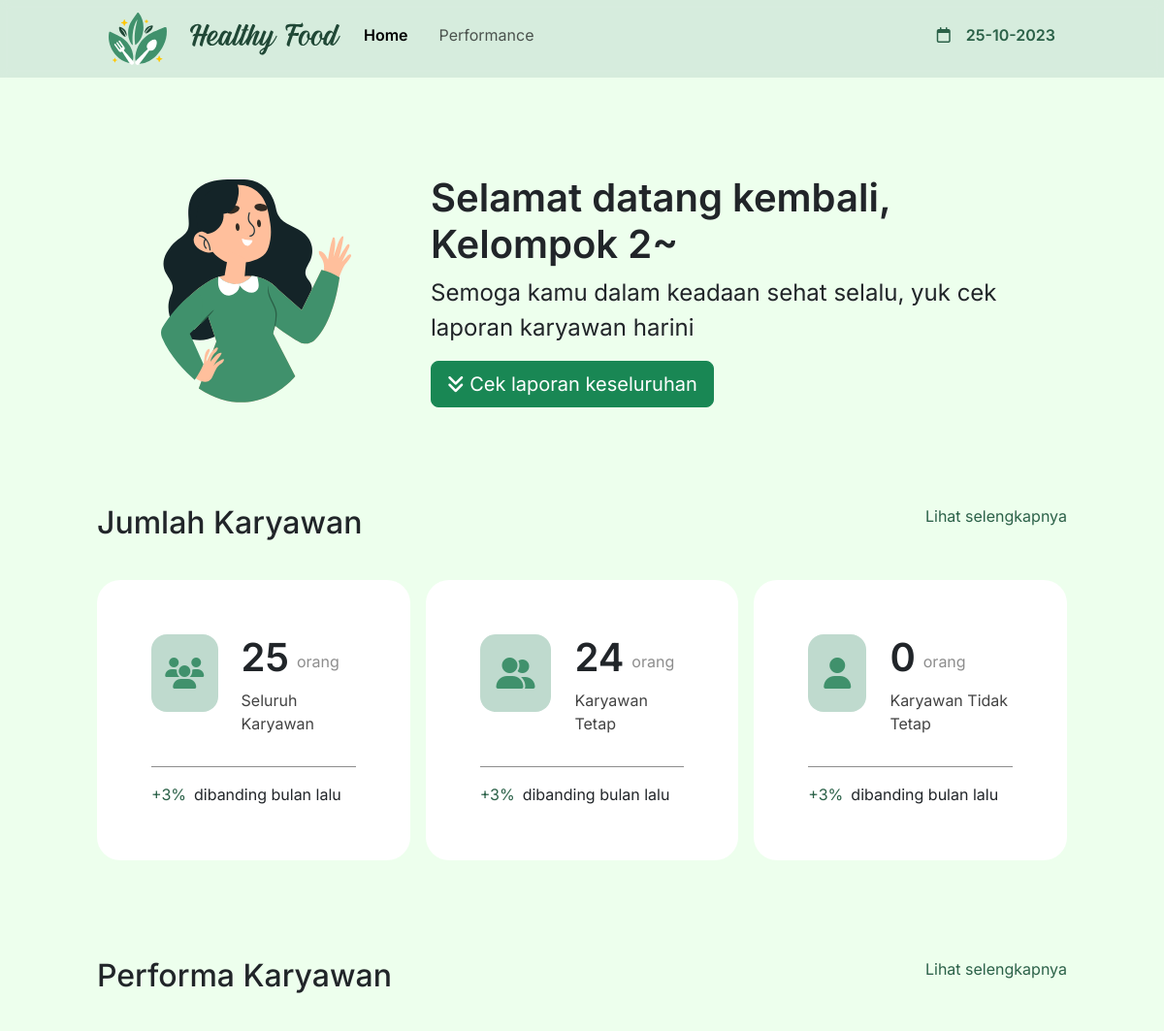
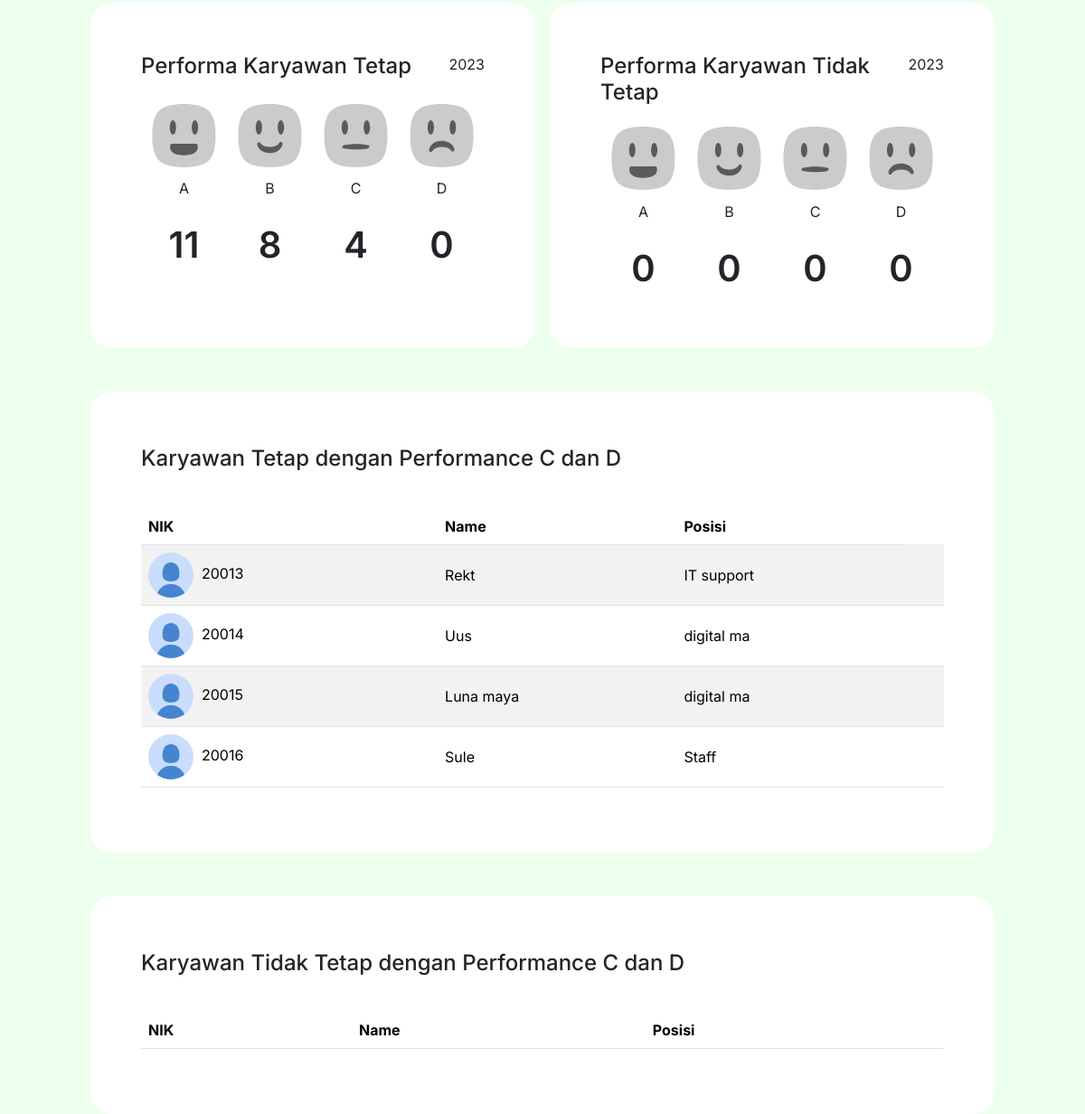
Before: / with the older database file (2 pictures, top to bottom).
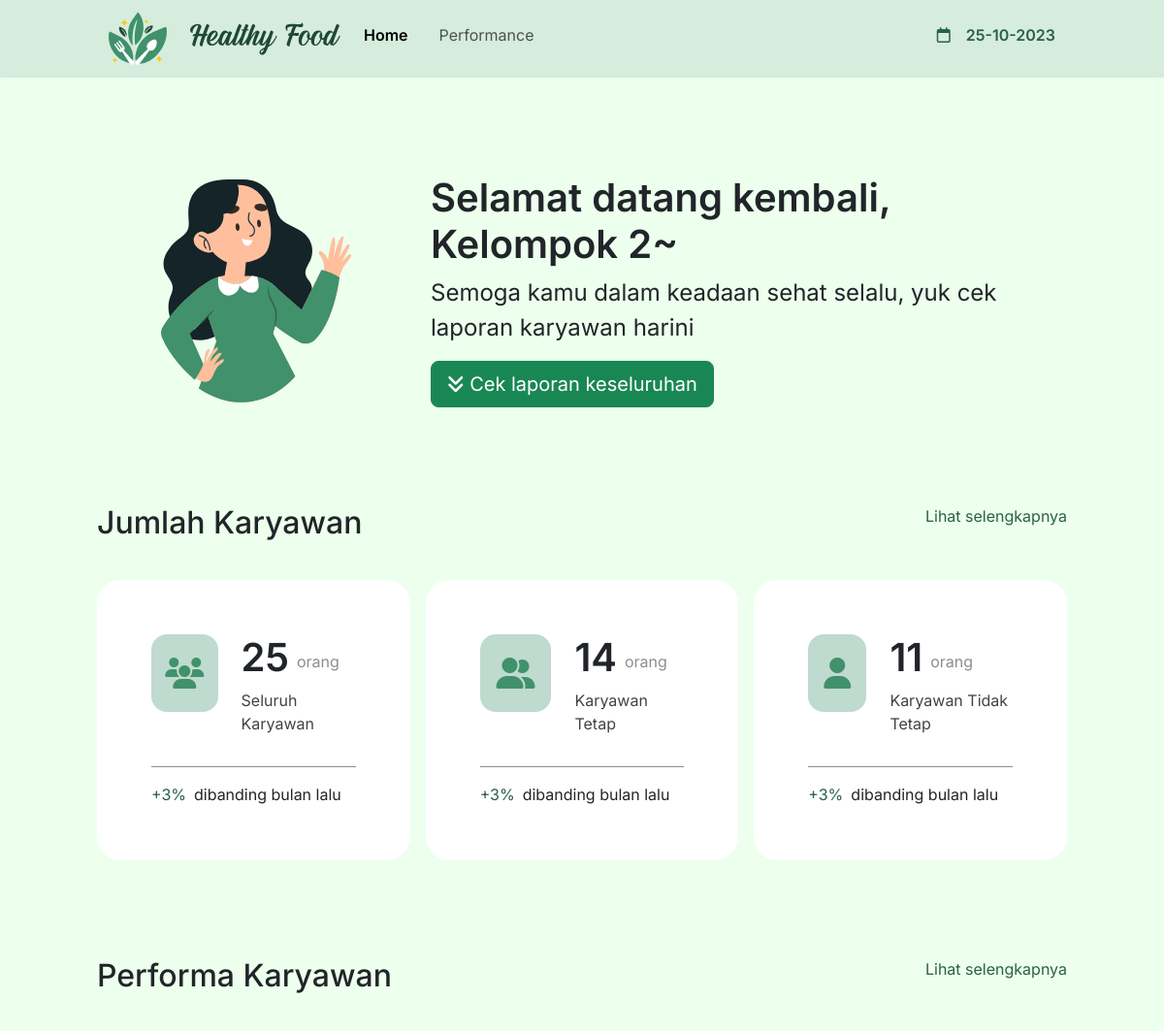
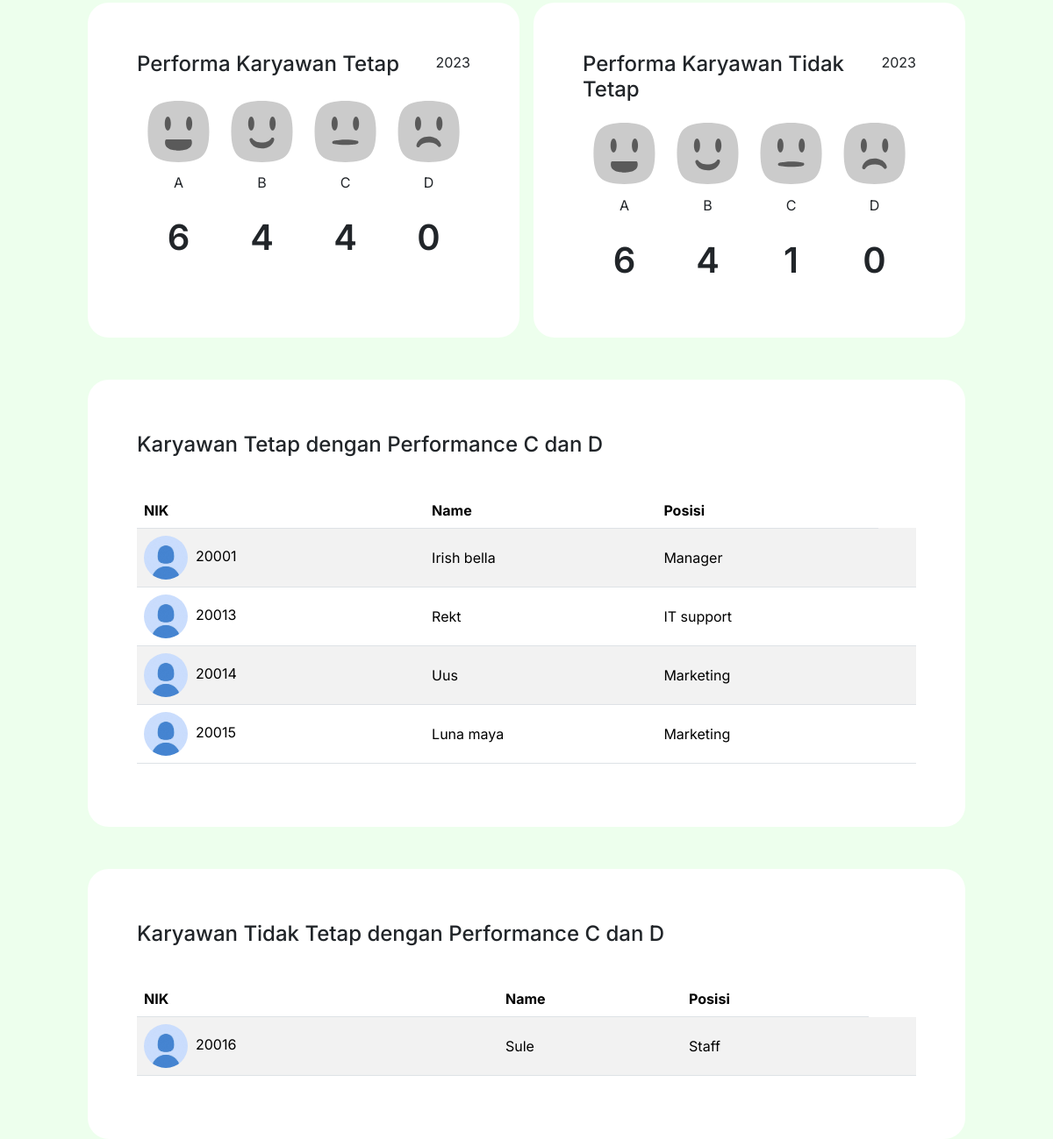
After: the same page with the newer database file (2 pictures, top to bottom).
### tables this page shows
CREATE TABLE `performance` (
  `nik` int(8) NOT NULL,
  `foto` varchar(200) NOT NULL,
  `nama` varchar(200) NOT NULL,
  `status_kerja` enum('Tetap','Tidak Tetap') NOT NULL,
  `position` varchar(10) NOT NULL,
  `tgl_penilaian` date NOT NULL,
  `responsibility` decimal(10,2) NOT NULL,
  `teamwork` decimal(10,2) NOT NULL,
  `management_time` decimal(10,2) NOT NULL,
  `total` decimal(10,2) NOT NULL,
  `grade` varchar(3) NOT NULL
);

### index.php (the view, shortened to what this page needs)
<?php
include "sqlConnect.php"
?>
<!doctype html>
<html lang="en">
<head>
  <link href="https://cdn.jsdelivr.net/npm/bootstrap@5.3.2/dist/css/bootstrap.min.css" rel="stylesheet">
  <link rel="stylesheet" href="style.css">
  <link rel="stylesheet" href="https://cdnjs.cloudflare.com/ajax/libs/font-awesome/6.4.2/css/all.min.css" />
</head>
<body>
  <nav class="navbar navbar-expand-lg bg-body-tertiary sticky-top">
    <div class="container-fluid">
      <a class="navbar-brand" href="#"><img src="images/logo.svg"><img src="images/logoText.svg"></a>
      <div class="collapse navbar-collapse" id="navbarNavAltMarkup">
        <div class="navbar-nav">
          <div>
            <a class="nav-link active" aria-current="page" href="index.php">Home</a>
            <a class="nav-link" href="performance.php">Performance</a>
          </div>
          <div>
            <i class="fa-regular fa-calendar"></i>
            <p id="tgl">tanggal</p>
          </div>
        </div>
      </div>
    </div>
  </nav>
  <div class="all">
    <div class="welcome">
      <img src="images/mascot.svg">
      <div class="text">
        <h1>Selamat datang kembali, Kelompok 2~</h1>
        <p>Semoga kamu dalam keadaan sehat selalu, yuk cek laporan karyawan harini</p>
        <button type="button" class="btn btn-success btn-lg"><i class="fa-solid fa-angles-down"></i> Cek laporan keseluruhan</button>
      </div>
    </div>
    <div class="jumlah-karyawan">
      <div class="titel">
        <h2>Jumlah Karyawan</h2>
        <a href="">Lihat selengkapnya</a>
      </div>
      <div class="cards">
        <div class="card">
          <div class="card-body">
            <div class="atas">
              <div class="ic"><i class="fa-solid fa-users fa-2xl"></i></div>
              <div class="isi">
              <?php
                  $sSQL = "SELECT COUNT(*) FROM performance ";
                  $result = mysqli_query($conn, $sSQL);
                  if ($result) {
                    $row = mysqli_fetch_row($result);
                    $totalSeluruh = $row[0];
                  }
                ?>
                <div>
                  <h1><?php echo $totalSeluruh; ?></h1>
                  <p>orang</p>
                </div>
                <p>Seluruh Karyawan</p>
              </div>
            </div>
            <div class="bawah">
              <div class="stat">+3%</div>dibanding bulan lalu
            </div>
          </div>
        </div>
        <div class="card">
          <div class="card-body">
            <div class="atas">
              <div class="ic"><i class="fa-solid fa-user-group fa-2xl"></i></div>
              <div class="isi">
              <?php
                  $sSQL = "SELECT COUNT(*) FROM performance WHERE status_kerja = 'Tetap' ";
                  $result = mysqli_query($conn, $sSQL);
                  if ($result) {
                    $row = mysqli_fetch_row($result);
                    $totalTetap = $row[0];
                  }
                ?>
                <div>
                  <h1><?php echo $totalTetap; ?></h1>
                  <p>orang</p>
                </div>
                <p>Karyawan Tetap</p>
              </div>
            </div>
            <div class="bawah">
              <div class="stat">+3%</div>dibanding bulan lalu
            </div>
          </div>
        </div>
        <div class="card">
          <div class="card-body">
            <div class="atas">
              <div class="ic"><i class="fa-solid fa-user fa-2xl"></i></div>
              <div class="isi">
                <?php
                  $sSQL = "SELECT COUNT(*) FROM performance WHERE status_kerja = 'Tidak Tetap' ";
                  $result = mysqli_query($conn, $sSQL);
                  if ($result) {
                    $row = mysqli_fetch_row($result);
                    $totalTidakTetap = $row[0];
                  }
                ?>
                <div>
                  <h1><?php echo $totalTidakTetap; ?></h1>
                  <p>orang</p>
                </div>
                <p>Karyawan Tidak Tetap</p>
              </div>
            </div>
            <div class="bawah">
              <div class="stat">+3%</div>dibanding bulan lalu
            </div>
          </div>
        </div>
      </div>
    </div>
    <div class="performa-karyawan">
      <div class="titel">
        <h2>Performa Karyawan</h2>
        <a href="">Lihat selengkapnya</a>
      </div>
      <div class="cards">
        <div class="card">
          <div class="card-body">
            <div class="desc">
              <h4>Performa Karyawan Tetap</h4>
              <p>2023</p>
            </div>
            <div class="rates">
              <?php
              $sSQL = "SELECT grade, COUNT(*) AS count FROM performance WHERE status_kerja = 'Tetap' AND grade IN ('A', 'B', 'C', 'D') GROUP BY grade";
              $result = mysqli_query($conn, $sSQL);
              $gradeCounts = array('A' => 0, 'B' => 0, 'C' => 0, 'D' => 0);
              while ($row = mysqli_fetch_assoc($result)) {
                $gradeCounts[$row['grade']] = $row['count'];
              }
              ?>
              <div class="rate">
                <img src="images/emojiA.svg" class="ori">
                <p>A</p>
                <h1><?php echo $gradeCounts['A']; ?></h1>
              </div>
              <div class="rate">
                <img src="images/emojiB.svg" class="ori">
                <p>B</p>
                <h1><?php echo $gradeCounts['B']; ?></h1>
              </div>
              <div class="rate">
                <img src="images/emojiC.svg" class="ori">
                <p>C</p>
                <h1><?php echo $gradeCounts['C']; ?></h1>
              </div>
              <div class="rate">
                <img src="images/emojiD.svg" class="ori">
                <p>D</p>
                <h1><?php echo $gradeCounts['D']; ?></h1>
              </div>
            </div>
          </div>
        </div>
        <div class="card">
          <div class="card-body">
            <div class="desc">
              <h4>Performa Karyawan Tidak Tetap</h4>
              <p>2023</p>
            </div>
            <div class="rates">
              <?php
              $sSQL = "SELECT grade, COUNT(*) AS count FROM performance WHERE status_kerja = 'Tidak Tetap' AND grade IN ('A', 'B', 'C', 'D') GROUP BY grade";
              $result = mysqli_query($conn, $sSQL);
              $gradeCounts = array('A' => 0, 'B' => 0, 'C' => 0, 'D' => 0);
              while ($row = mysqli_fetch_assoc($result)) {
                $gradeCounts[$row['grade']] = $row['count'];
              }
              ?>
              <div class="rate">
                <img src="images/emojiA.svg" class="ori">
                <p>A</p>
                <h1><?php echo $gradeCounts['A']; ?></h1>
              </div>
              <div class="rate">
                <img src="images/emojiB.svg" class="ori">
                <p>B</p>
                <h1><?php echo $gradeCounts['B']; ?></h1>
              </div>
              <div class="rate">
                <img src="images/emojiC.svg" class="ori">
                <p>C</p>
                <h1><?php echo $gradeCounts['C']; ?></h1>
              </div>
              <div class="rate">
                <img src="images/emojiD.svg" class="ori">
                <p>D</p>
                <h1><?php echo $gradeCounts['D']; ?></h1>
              </div>
            </div>
          </div>
        </div>
      </div>
      <div class="card mt-5">
        <div class="card-body">
          <div class="col-12">
            <div class="card-title">
              <h4 class="table-title mt-1">Karyawan Tetap dengan Performance C dan D</h4>
            </div>
          </div>
        </div>
        <div class="table-responsive p-3" >
          <table class="table table-striped">
            <thead>
              <tr>
                <th>NIK</th>
                <th>Name</th>
                <th>Posisi</th>
              </tr>
            </thead>
            <tbody>
              <?php
              $sSQL = " select * from performance where status_kerja = 'Tetap' and (grade = 'C' OR grade = 'D')";
              $result = mysqli_query($conn, $sSQL);
              if (mysqli_num_rows($result) > 0) {
                while ($row = mysqli_fetch_assoc($result)) {
              ?>
                  <tr>
                    <td>
                      <img class="img-fluid rounded-circle" src="
                  <?php if ($row['foto']) {
                    $filePath = "databaseFoto/" . $row['foto'];
                    if (file_exists($filePath)) {
                      echo $filePath;
                    } else {
                      echo "images/defaultProfile.jpg";
                    }
                  } else {
                    echo "images/defaultProfile.jpg";
                  } ?>" style="width:50px;height:50px;">
                      &nbsp;<?php echo $row['nik']; ?>
                    </td>
                    <td style="vertical-align: middle; "><?php echo $row['nama']; ?></td>
                    <td style="vertical-align: middle; "><?php echo $row['position']; ?></td>
                    <td>
                    </td>
                  </tr>
              <?php
                }
              }
              ?>
            </tbody>
          </table>
        </div>
      </div>
      <div class="card mt-5">
        <div class="card-body">
          <div class="col-12 ">
            <div class="card-title">
              <h4 class="table-title mt-1">Karyawan Tidak Tetap dengan Performance C dan D</h4>
            </div>
          </div>
        </div>
        <div class="table-responsive p-3" >
          <table class="table table-striped" >
            <thead>
              <tr>
                <th>NIK</th>
                <th>Name</th>
                <th>Posisi</th>
              </tr>
            </thead>
            <tbody>
              <?php
              $sSQL = " select * from performance where status_kerja = 'Tidak Tetap' and (grade = 'C' OR grade = 'D')";
              $result = mysqli_query($conn, $sSQL);
              if (mysqli_num_rows($result) > 0) {
                while ($row = mysqli_fetch_assoc($result)) {
              ?>
                  <tr>
                    <td >
                      <img class="img-fluid rounded-circle" src="
                  <?php if ($row['foto']) {
                    $filePath = "databaseFoto/" . $row['foto'];
                    if (file_exists($filePath)) {
                      echo $filePath;
                    } else {
                      echo "images/defaultProfile.jpg";
                    }
                  } else {
                    echo "images/defaultProfile.jpg";
                  } ?>" style="width:50px;height:50px;">
                      &nbsp;<?php echo $row['nik']; ?>
                    </td>
                    <td style="vertical-align: middle; "><?php echo $row['nama']; ?></td>
                    <td style="vertical-align: middle; "><?php echo $row['position']; ?></td>
                    <td>
                    </td>
                  </tr>
              <?php
                }
              }
              ?>
            </tbody>
          </table>
        </div>
      </div>
    </div>
</body>
</html>

### style.css (style rules this page uses)
body { background-color: #EDFFED; height: 2000px; font-family: 'Inter', sans-serif; }
h1 { font-weight: 600; }
.jumlah-karyawan, .performa-karyawan { display: flex; flex-direction: column; margin: 100px 0 100px 0; }
.titel { padding-bottom: 32px; display: flex; justify-content: space-between; }
a { color: #2B6148; text-decoration: none; }
.card { border-radius: 24px; border: none; padding: 40px; }
@media only screen and (min-width: 600px) { .all { margin: 80px 100px 0 100px; } }

Changed rows visible on the page:
now on this page (row edited): performance: nik "20001", nama "Irish bella", position "Manager", shown under "Karyawan Tetap dengan Performance C dan D"
changed performance "Uus": position "digital ma" → "Marketing"
changed performance "Luna maya": position "digital ma" → "Marketing"
changed performance "Sule": moves from the list under "Karyawan Tetap dengan Performance C dan D" to the list under "Karyawan Tidak Tetap dengan Performance C dan D"
Other visible differences:
$totalTetap: "24" → "14"
$totalTidakTetap: "0" → "11"
$gradeCounts['A']: "11" → "6"
$gradeCounts['B']: "8" → "4"
$gradeCounts['A']: "0" → "6"
$gradeCounts['B']: "0" → "4"
$gradeCounts['C']: "0" → "1"
